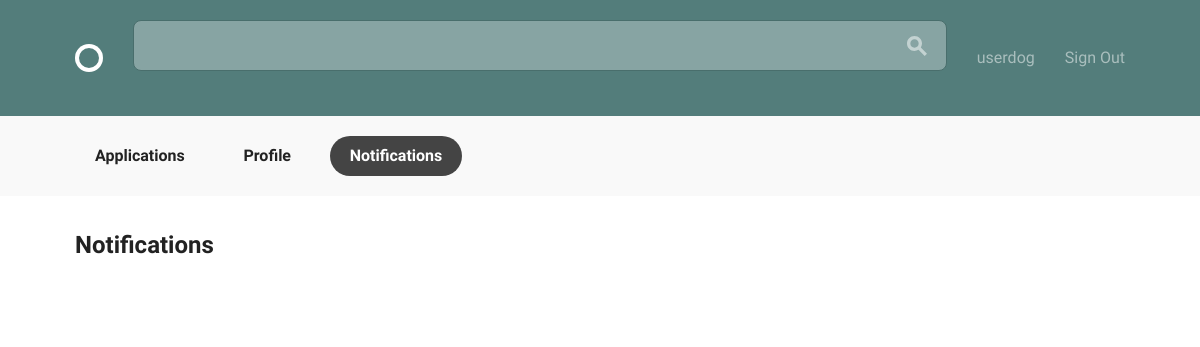
/projects/notification/ (signed in), run on an earlier commit of the app's database.
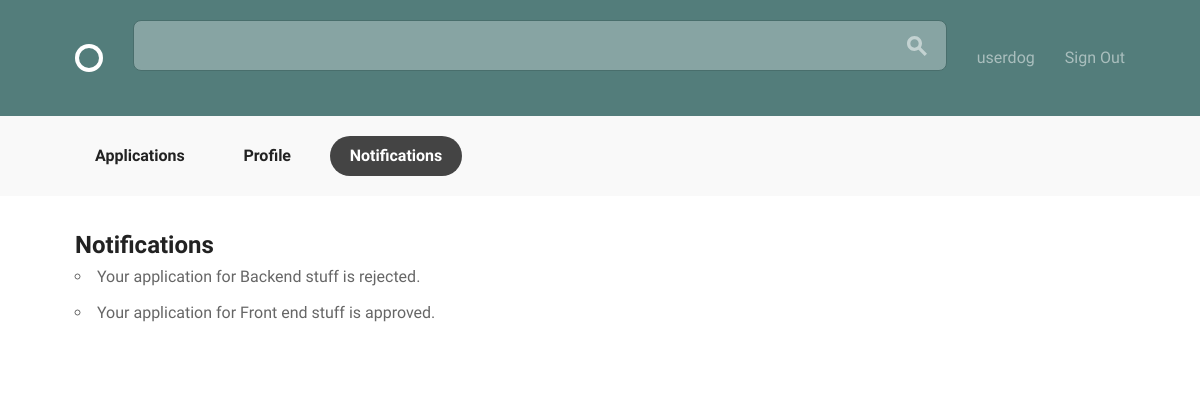
And on a later commit of the database.
### projects/models.py (models this page shows, shortened)
class Notification(models.Model):
    user = models.ForeignKey(
        settings.AUTH_USER_MODEL,
        on_delete=models.CASCADE,
        related_name="notification"
    )
    application = models.ForeignKey(Application, on_delete=models.CASCADE)
    message = models.CharField(max_length=50)

### projects/views.py (the view)
# urls.py: path('notification/', views.notification, name='notification'),
def notification(request):
    try:
        notifications = models.Notification.objects.filter(user=request.user)
    except ObjectDoesNotExist:
        messages.warning(request, "There is no notification.")
    else:
        return render(request, "projects/notifications.html",
                    {'notifications': notifications })

### projects/templates/projects/notifications.html
{% extends "accounts/layout.html" %}
{% load static from staticfiles %}
{% block content %}
<div class="bounds circle--page">
  <div class="circle--page--header grid-100">
    <h2>Notifications</h2>
    <ul>
      {% for notification in notifications %}
        <li>{{ notification.message }}</li>
      {% endfor %}
    </ul>
  </div>
</div>
{% endblock %}

What changed in the data, as far as the page shows it:
added Notification: message "Your application for Backend stuff is rejected."
added Notification: message "Your application for Front end stuff is approved."
